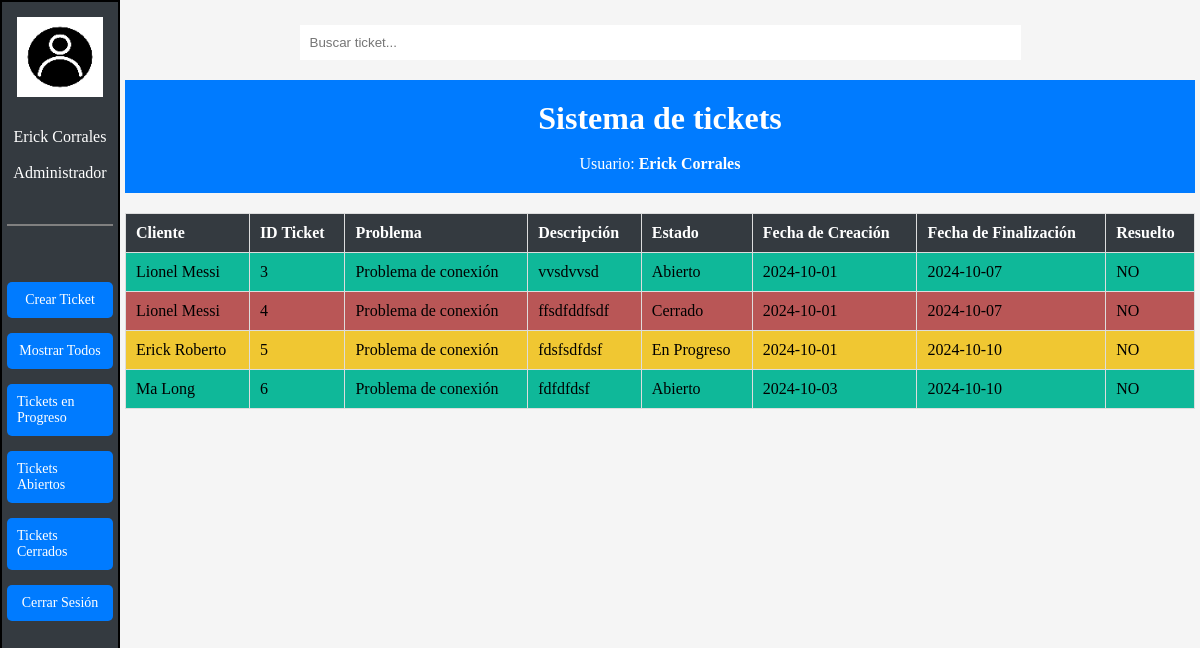
/html/inicio.php, run on the app's committed database.
### tables this page shows
CREATE TABLE `tickets` (
  `id_ticket` int(11) NOT NULL,
  `asunto` varchar(255) NOT NULL,
  `descripcion` text NOT NULL,
  `categoria` varchar(100) NOT NULL,
  `prioridad` varchar(100) NOT NULL,
  `estado` enum('Abierto','Cerrado','En Progreso') DEFAULT 'Abierto',
  `fecha_creacion` date DEFAULT NULL,
  `fecha_resolucion` date DEFAULT (curdate() + interval 7 day),
  `id_cliente` int(11) DEFAULT NULL,
  `resuelto` varchar(10) DEFAULT 'NO'
);

CREATE TABLE `clientes` (
  `id_cliente` int(11) NOT NULL,
  `nombre_cliente` varchar(100) NOT NULL,
  `email` varchar(100) NOT NULL,
  `telefono` varchar(20) DEFAULT NULL
);

### html/inicio.php (the view, shortened to what this page needs)
<!DOCTYPE html>
<html lang="en">
<head>
    <link rel="stylesheet" href="/css/inicio.css">
</head>
<body>
    <div class="barra-lateral" id="barra-lateral">
        <div class="contenedor-barra-lateral" id="contenedor-barra-lateral">
            <img src="/imagenes/usuario.png" alt="Logo de usuario" class="imagen-usuario">
            <p class="texto-usuario" id="texto-usuario">Erick Corrales<br><br>Administrador</p>
            <hr class="linea-decorativa">
            <ul class="menu-lateral">
                <li><a href="crear_ticket.html" class="menu-opcion">Crear Ticket</a></li>
                <li><a href="#" class="menu-opcion" id="mostrar-todos">Mostrar Todos</a></li>
                <li><a href="#" class="menu-opcion" id="tickets-en-progreso">Tickets en Progreso</a></li>
                <li><a href="#" class="menu-opcion" id="tickets-abiertos">Tickets Abiertos</a></li>
                <li><a href="#" class="menu-opcion" id="tickets-cerrados">Tickets Cerrados</a></li>
                <li><a href="#" class="menu-opcion" id="cerrar-sesion">Cerrar Sesión</a></li>
            </ul>
        </div>
    </div>
    <div class="contenedor-principal" id="contenedor-principal">
        <main class="main-principal" id="main-principal">
            <div class="contenedor-buscar">
                <input type="text" placeholder="Buscar ticket..." class="buscar-ticket"><br>
            </div>
            <header id="header" class="header">
                <h1>Sistema de tickets</h1>
                <br>
                <div class="informacion-usuario">
                    <span>Usuario: <strong>Erick Corrales</strong></span>
                </div>
            </header>
            <section class="tabla-tickets">
                <table>
                    <thead>
                        <tr>
                            <th>Cliente</th>
                            <th>ID Ticket</th>
                            <th>Problema</th>
                            <th>Descripción</th>
                            <th>Estado</th>
                            <th>Fecha de Creación</th>
                            <th>Fecha de Finalización</th>
                            <th>Resuelto</th>
                        </tr>
                    </thead>
                    <tbody>
                        <?php
                        $servername = "localhost";
                        $username = "root";
                        $password = "";
                        $dbname = "sistema_tickets";
                        $conn = new mysqli($servername, $username, $password, $dbname);
                        $sql = "SELECT c.nombre_cliente, t.id_ticket, t.asunto, t.descripcion, t.estado, t.fecha_creacion, t.fecha_resolucion, t.resuelto
                                FROM tickets t
                                JOIN clientes c ON t.id_cliente = c.id_cliente";
                        $result = $conn->query($sql);
                        if ($result->num_rows > 0) {
                            while ($row = $result->fetch_assoc()) {
                                if(strtolower($row['estado']) == "abierto")
                                    $clase = "abierto";
                                else if(strtolower($row['estado']) == "cerrado"
                                        && strtolower($row['resuelto']) == "no")
                                    $clase = "cerrado-no";
                                else if(strtolower($row['estado']) == "en progreso")
                                    $clase = "en-progreso";
                                else if(strtolower($row['estado']) == "cerrado"
                                        && strtolower($row['resuelto']) == "si")
                                        $clase = "cerrado-si";
                                else
                                    $clase = "";
                                echo "<tr class='" . htmlspecialchars($clase) . "'>
                                        <td>" . htmlspecialchars($row['nombre_cliente']) . "</td>
                                        <td>" . htmlspecialchars($row['id_ticket']) . "</td>
                                        <td>" . htmlspecialchars($row['asunto']) . "</td>
                                        <td>" . htmlspecialchars($row['descripcion']) . "</td>
                                        <td>" . htmlspecialchars($row['estado']) . "</td>
                                        <td>" . htmlspecialchars($row['fecha_creacion']) . "</td>
                                        <td>" . htmlspecialchars($row['fecha_resolucion'] ?? '-') . "</td>
                                        <td>" . htmlspecialchars($row['resuelto'] ?? '-') . "</td>
                                        </tr>";
                            }
                        } else {
                            echo "<tr><td colspan='8'>No hay tickets disponibles.</td></tr>";
                        }
                        ?>
                    </tbody>
                </table>
            </section>
        </main>
    </div>
</body>
</html>

### css/inicio.css (style rules this page uses)
* { margin: 0; padding: 0; box-sizing: border-box; }
.barra-lateral { display: flex; background-color: #343a40; height: 100vh; position: fixed !important; left: 0; top: 0; transition: width 0.3s ease; border: solid 1px red; padding: 5px; }
.contenedor-barra-lateral { display: flex; flex-direction: column; justify-content: space-between; width: 100%; height: 80%; transition: opacity 0.3s ease; }
.imagen-usuario { padding: 10px; width: 100%; height: 100px; transition: width 0.3 ease; }
.menu-lateral { list-style-type: none; margin: 0; }
.menu-lateral li { margin: 15px 0; }
.menu-opcion { display: flex; padding: 10px 10px; color: white; text-decoration: none; font-size: 14px; background-color: #007bff; border-radius: 5px; transition: background-color 0.3s ease; justify-content: center; align-items: center; }
.texto-usuario { display: flex; justify-content: center; align-items: center; color: white; text-align: center; font-size: 16px; }
.linea-decorativa { border: none; height: 2px; background-color: gray; margin: 20px 0; }
.contenedor-principal { display: flex; flex-direction: column; height: 100vh; }
.main-principal { padding: 5px; }
.contenedor-buscar { display: flex; justify-content: center; align-items: center; padding: 20px; }
.header { display: flex; align-items: center; justify-content: center; flex-direction: column; padding: 20px; background-color: #007bff; color: white; }
.buscar-ticket { display: flex; width: 70%; align-items: center; justify-content: center; flex-direction: column; padding: 10px; border: none; }
.informacion-usuario { display: flex; align-items: center; }
.tabla-tickets table { width: 100%; border-collapse: collapse; margin-top: 20px; }
.tabla-tickets table th, .tabla-tickets table td { padding: 10px; text-align: left; border: 1px solid #ddd; }
.tabla-tickets table th { background-color: #343a40; color: white; }
.abierto { background-color: #0fb899 !important; }
.en-progreso { background-color: #f0c732 !important; }
.cerrado-no { background-color: rgb(185, 86, 86) !important; }
body { font-family: 'Times New Roman', Times, serif; background-color: #f5f5f5; }

### data on the page
tickets: id_cliente.nombre_cliente "Lionel Messi", id_ticket "3", asunto "Problema de conexión", descripcion "vvsdvvsd", estado "Abierto", fecha_creacion "2024-10-01", fecha_resolucion "2024-10-07", resuelto "NO"
tickets: id_cliente.nombre_cliente "Lionel Messi", id_ticket "4", asunto "Problema de conexión", descripcion "ffsdfddfsdf", estado "Cerrado", fecha_creacion "2024-10-01", fecha_resolucion "2024-10-07", resuelto "NO"
tickets: id_cliente.nombre_cliente "Erick Roberto", id_ticket "5", asunto "Problema de conexión", descripcion "fdsfsdfdsf", estado "En Progreso", fecha_creacion "2024-10-01", fecha_resolucion "2024-10-10", resuelto "NO"
tickets: id_cliente.nombre_cliente "Ma Long", id_ticket "6", asunto "Problema de conexión", descripcion "fdfdfdsf", estado "Abierto", fecha_creacion "2024-10-03", fecha_resolucion "2024-10-10", resuelto "NO"
